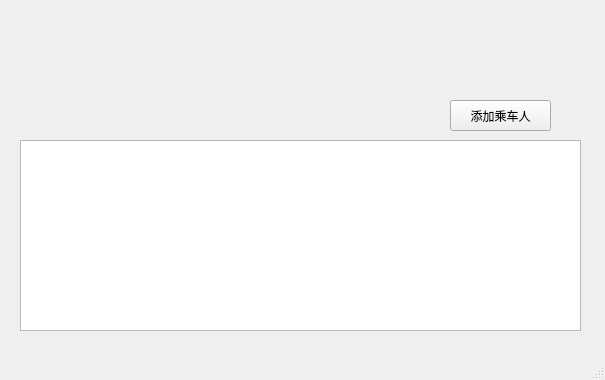
<?xml version="1.0" encoding="UTF-8"?>
<ui version="4.0">
 <class>AddPassagerUi</class>
 <widget class="QMainWindow" name="AddPassagerUi">
  <property name="geometry">
   <rect>
    <x>0</x>
    <y>0</y>
    <width>605</width>
    <height>380</height>
   </rect>
  </property>
  <property name="windowTitle">
   <string>MainWindow</string>
  </property>
  <widget class="QWidget" name="centralwidget">
   <widget class="QTableWidget" name="tableWidget">
    <property name="geometry">
     <rect>
      <x>20</x>
      <y>140</y>
      <width>561</width>
      <height>191</height>
     </rect>
    </property>
   </widget>
   <widget class="QPushButton" name="pushButton_add">
    <property name="geometry">
     <rect>
      <x>450</x>
      <y>100</y>
      <width>101</width>
      <height>31</height>
     </rect>
    </property>
    <property name="text">
     <string>添加乘车人</string>
    </property>
   </widget>
   <widget class="QLabel" name="label">
    <property name="geometry">
     <rect>
      <x>220</x>
      <y>0</y>
      <width>161</width>
      <height>141</height>
     </rect>
    </property>
    <property name="text">
     <string/>
    </property>
    <property name="pixmap">
     <pixmap resource="resouce.qrc">:/passager.png</pixmap>
    </property>
    <property name="scaledContents">
     <bool>true</bool>
    </property>
   </widget>
  </widget>
  <widget class="QMenuBar" name="menubar">
   <property name="geometry">
    <rect>
     <x>0</x>
     <y>0</y>
     <width>605</width>
     <height>22</height>
    </rect>
   </property>
  </widget>
  <widget class="QStatusBar" name="statusbar"/>
 </widget>
 <resources>
  <include location="resouce.qrc"/>
 </resources>
 <connections/>
</ui>
